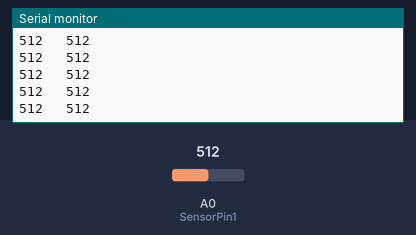
A sketch run on a simulated Arduino Uno, built with avr-gcc and run on an emulated ATmega328P. On the bench: the last lines printed to the serial monitor. Inputs (shaded band) come from the test bench; at power-on: A0 (SensorPin1) = 512.

Above: at 1.2 s.
1.3 s: A0 (SensorPin1) set to 716
At 2.0 s:
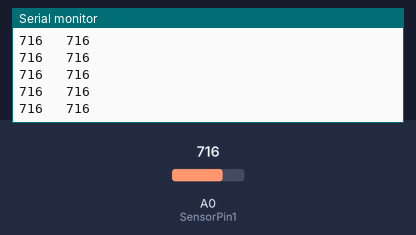
4.3 s: A0 (SensorPin1) set to 900
At 5.3 s:
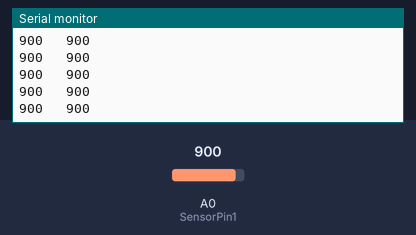
Timing chart, 0 to 7.3 s (numbered marks = the images above; inputs shaded):
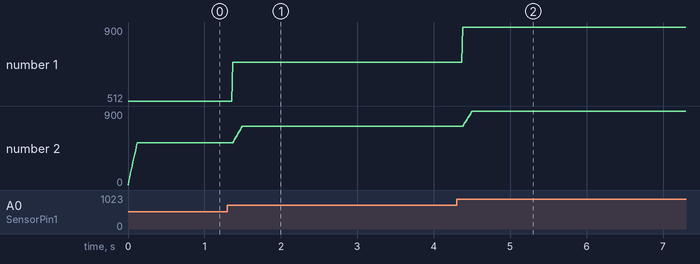

The sketch:

Arduino_smoothing_function.ino
```cpp
#define SensorPin1      0
#define SensorPin2      0
#define filterSamples   13              // filterSamples should  be an odd number, no smaller than 3
int sensSmoothArray1 [filterSamples];   // array for holding raw sensor values for sensor1
int sensSmoothArray2 [filterSamples];   // array for holding raw sensor values for sensor2

int rawData1, smoothData1;  // variables for sensor1 data
int rawData2, smoothData2;  // variables for sensor2 data

void setup(){
  Serial.begin(9600);
}
void loop(){       // test the digitalSmooth function
  rawData1 = analogRead(SensorPin1);                        // read sensor 1
  smoothData1 = digitalSmooth(rawData1, sensSmoothArray1);  // every sensor you use with digitalSmooth needs its own array

    Serial.print(rawData1);
    Serial.print("   ");
    Serial.println(smoothData1);

  rawData2 = analogRead(SensorPin2);                        // read sensor 2
  smoothData2 = digitalSmooth(rawData2, sensSmoothArray2);  // every sensor you use with digitalSmooth needs its own array

}

int digitalSmooth(int rawIn, int *sensSmoothArray){     // "int *sensSmoothArray" passes an array to the function - the asterisk indicates the array name is a pointer
  int j, k, temp, top, bottom;
  long total;
  static int i;
 // static int raw[filterSamples];
  static int sorted[filterSamples];
  boolean done;

  i = (i + 1) % filterSamples;    // increment counter and roll over if necc. -  % (modulo operator) rolls over variable
  sensSmoothArray[i] = rawIn;                 // input new data into the oldest slot

  // Serial.print("raw = ");

  for (j=0; j<filterSamples; j++){     // transfer data array into anther array for sorting and averaging
    sorted[j] = sensSmoothArray[j];
  }

  done = 0;                // flag to know when we're done sorting
  while(done != 1){        // simple swap sort, sorts numbers from lowest to highest
    done = 1;
    for (j = 0; j < (filterSamples - 1); j++){
      if (sorted[j] > sorted[j + 1]){     // numbers are out of order - swap
        temp = sorted[j + 1];
        sorted [j+1] =  sorted[j] ;
        sorted [j] = temp;
        done = 0;
      }
    }
  }

/*
  for (j = 0; j < (filterSamples); j++){    // print the array to debug
    Serial.print(sorted[j]);
    Serial.print("   ");
  }
  Serial.println();
*/

  // throw out top and bottom 15% of samples - limit to throw out at least one from top and bottom
  bottom = max(((filterSamples * 15)  / 100), 1);
  top = min((((filterSamples * 85) / 100) + 1  ), (filterSamples - 1));   // the + 1 is to make up for asymmetry caused by integer rounding
  k = 0;
  total = 0;
  for ( j = bottom; j< top; j++){
    total += sorted[j];  // total remaining indices
    k++;
    // Serial.print(sorted[j]);
    // Serial.print("   ");
  }

//  Serial.println();
//  Serial.print("average = ");
//  Serial.println(total/k);
  return total / k;    // divide by number of samples
}
```

Measured:
- after the input at 1.3 s, the serial monitor: prints a new line after 0.07 s (image 1)
- after the input at 4.3 s, the serial monitor: prints a new line after 0.08 s (image 2)
- plotted number 1: 512 → 716 after the input at 1.3 s, 716 → 900 after the input at 4.3 s
- plotted number 2: 512 → 716 after the input at 1.3 s, 716 → 900 after the input at 4.3 s
